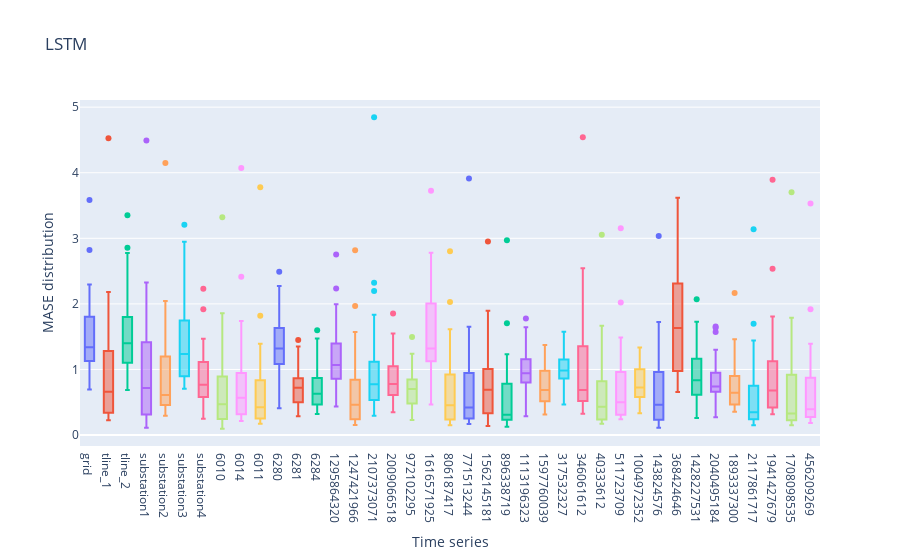

Write notebook code for a chart like this one.
### Markdown cell above
Error distributions

### Code cell
fig = go.Figure()
for col in lstm_dist_ts.keys():
    box_data = lstm_dist_ts[col]
    fig.add_trace(go.Box(y=box_data, name = col))
fig.update_xaxes(title = 'Time series')
fig.update_yaxes(title = 'MASE distribution')
fig.update_layout(title = "LSTM", showlegend= False)
